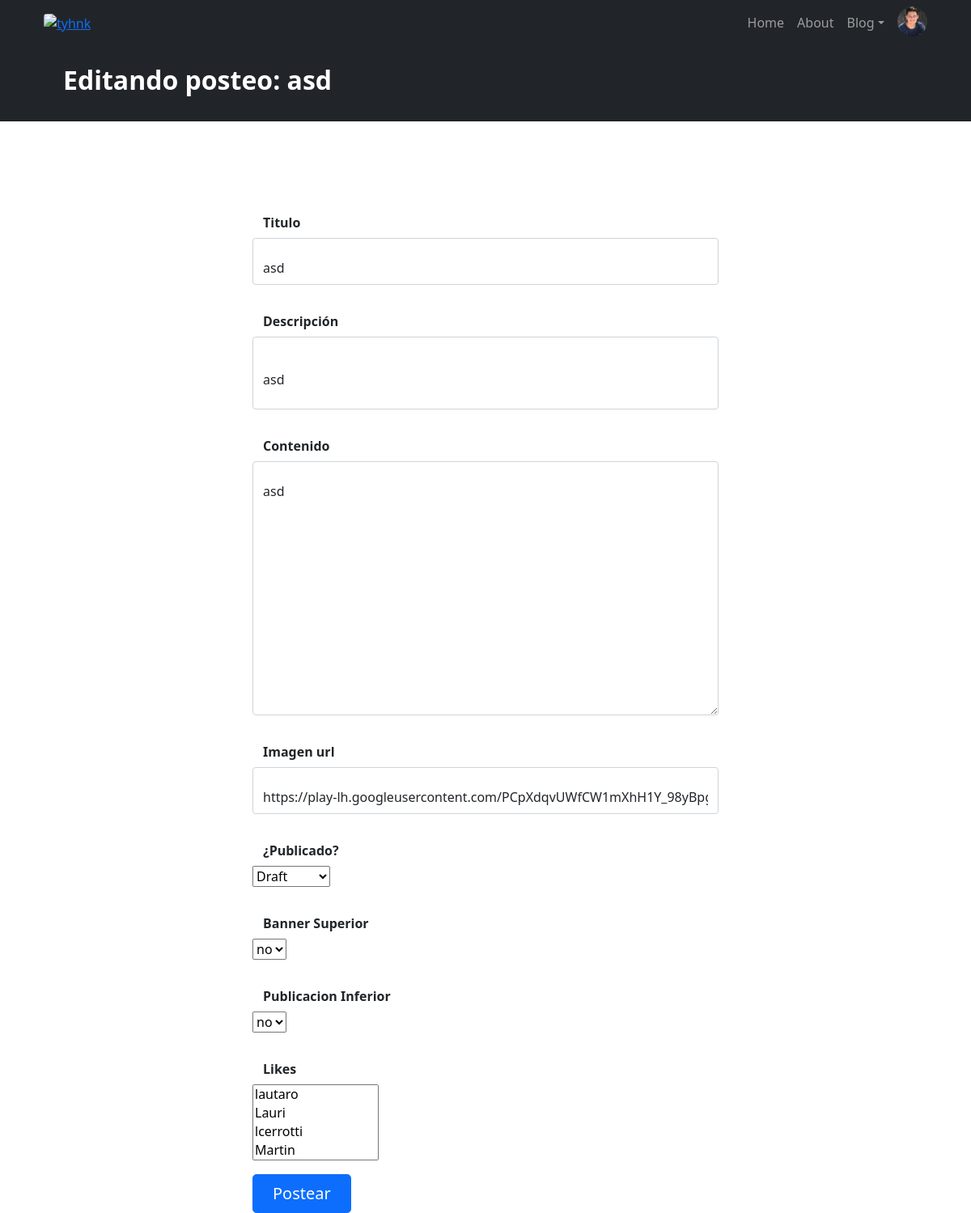
/blog/editarPost/43 (signed in), run on an earlier commit of the app's database.
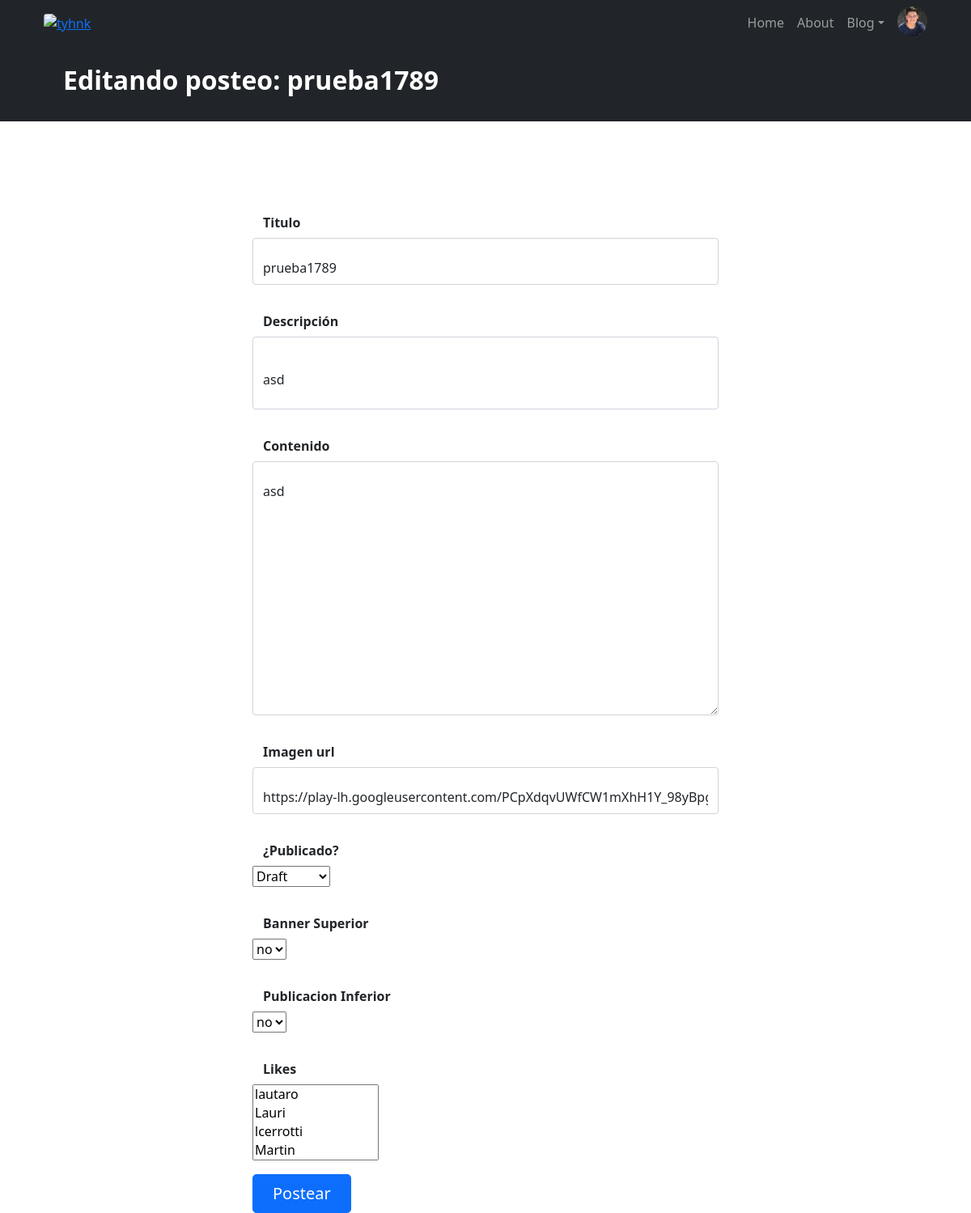
And on a later commit of the database.
### Blog_General/models.py (models this page shows, shortened)
class Publicacion(models.Model):
    options= (
        ('draft', 'Draft'),
        ('publicado', 'Publicado'),
    )
    options2= (
        ('si', 'si'),
        ('no', 'no'),
    )
    titulo = models.CharField(max_length=100)
    descripcion = models.TextField(max_length = 200, default="Some String")
    contenido = models.TextField(max_length=3500)
    imagen = models.URLField(max_length=3000, blank=True, null=True)
    fecha = models.DateField(auto_now_add=True)
    publicado = models.CharField(max_length=10, choices=options, default='draft')
    muestra_inferior = models.CharField(max_length=10, choices=options2, default='no')
    muestra_superior = models.CharField(max_length=10, choices=options2, default='no')
    likes = models.ManyToManyField(User, related_name='entry_likes', blank=True)
    avatar = models.URLField(blank=True, null=True)
    user = models.ForeignKey(User, on_delete=models.CASCADE, null=True) # El autor sera una ForeignKey la cual es igual al usuario conectado.

### Blog_General/views.py (the view)
# urls.py: path('editarPost/<int:id>', editPost, name='editPost'),
def editPost(request, id): # Editar Posteo.
    post = Publicacion.objects.get(id=id) #Obtenemos el objeto segun id
    if request.method == 'POST':  #Si el method es POST remplazaremos los campos del Objet por los ingresados en la Request
        miPost = PublicacionForm(request.POST)
        if miPost.is_valid():
            post.__dict__.update(miPost.cleaned_data)
            post.save()
            return HttpResponseRedirect(reverse('verpost', args=[str(post.id)]))
        else:
            context = miPost.errors# Volvemos al blog editado
            return render(request,'editarPosteo.html', {'miPost': miPost, 'post_id': id, 'titulo': post.titulo,'errors':context})
    else: # De lo contrario pasamos los formularios correspondientes a editarPosteo.
        miPost = PublicacionForm(initial={'titulo': post.titulo, 'contenido': post.contenido, 'imagen': post.imagen, 'descripcion': post.descripcion})
        return render(request,'editarPosteo.html', {'miPost': miPost, 'post_id': id, 'titulo': post.titulo})

### Main/context_procesor.py (called while the page is built)
def getUserInfo(request):
    context = {}
    if not request.user.is_authenticated:
        context['formAuth'] = AuthenticationForm()
    else: #Solicitamos el ultimo avatar y lo pasamos como context
        avatar = Avatar.objects.filter(user=request.user.id).last()
        if avatar:
            context['url'] = avatar.imagen.url
        else: # Caso contrario, asignamos una imagen Defoult.
            avatar = Avatar(user=request.user, imagen=os.path.join(MEDIA_URL, 'img/default.jpg'))
        context['url'] = avatar.imagen.url
    return context

### templates/editarPosteo.html (shortened to what this page needs)
{% extends 'indexBase.html' %}
{% block navigation %}
<div class="bg-dark py-4 mt-auto">
    <div class="container px-5">
        <h2 class="display-10 fw-bolder text-white mb-2">Editando posteo: {{titulo}}</h2>
    </div>
</div>
<br></br>
<br></br>
<div class="row gx-5 justify-content-center">
    <div class="col-lg-8 col-xl-6">
        <form id="contactForm" data-sb-form-api-token="API_TOKEN" action="{% url 'editPost' post_id %}" method="post">
            <div class="form-floating mb-3">
                <label class="fw-bold">Titulo</label><br><br>
                {{miPost.titulo}}
            </div>
            <div class="form-floating mb-3">
                <label class="fw-bold">Descripción</label><br><br>
                {{miPost.descripcion}}
            </div>
            <div class="form-floating mb-3">
                <label class="fw-bold">Contenido</label><br><br>
                {{miPost.contenido}}
            </div>
            <div class="form-floating mb-3">
                <label class="fw-bold">Imagen url</label><br><br>
                {{miPost.imagen}}
            </div>
            {% if user.is_superuser or user.is_staff %}
            <div class="form-floating mb-3">
                <label class="fw-bold">¿Publicado?</label><br><br>
                {{miPost.publicado}}
            </div>
            <div class="form-floating mb-3">
                <label class="fw-bold">Banner Superior</label><br><br>
                {{miPost.muestra_superior}}
            </div>
            <div class="form-floating mb-3">
                <label class="fw-bold">Publicacion Inferior</label><br><br>
                {{miPost.muestra_inferior}}
            </div>
            <div class="form-floating mb-3">
                <label class="fw-bold">Likes</label><br><br>
                {{miPost.likes}}
            </div>
            {% endif %}
            <button class="btn btn-primary btn-lg px-4 me-sm-3" type="submit" class="submitBtn"
                value="Postear">Postear</button>
        </form>
    </div>
</div>
{% endblock navigation %}

What changed in the data, as far as the page shows it:
changed Publicacion "asd": titulo "asd" → "prueba1789"
